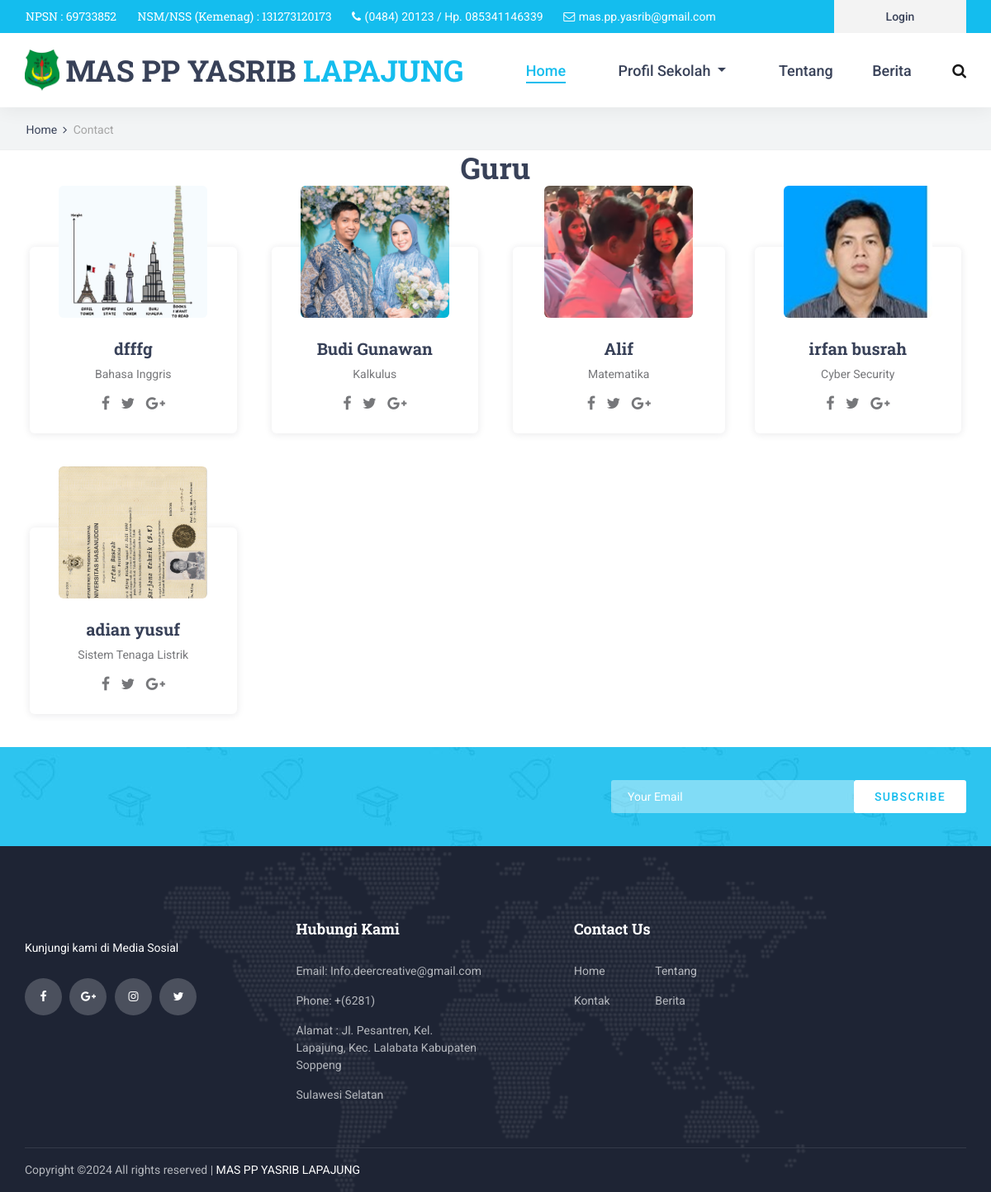
Page /index.php/home/guru on the committed database.
### tables this page shows
CREATE TABLE `tb_guru` (
  `id_guru` int(11) NOT NULL,
  `nip` int(20) DEFAULT NULL,
  `nama_guru` varchar(25) DEFAULT NULL,
  `tempat_lahir` varchar(25) DEFAULT NULL,
  `tgl_lahir` date DEFAULT NULL,
  `id_mapel` int(2) DEFAULT NULL,
  `pendidikan` varchar(255) DEFAULT NULL,
  `foto` varchar(255) DEFAULT NULL
);

CREATE TABLE `tb_mapel` (
  `id_mapel` int(11) NOT NULL,
  `nama_mapel` varchar(255) DEFAULT NULL
);

### application/views/layout/v_content.php (called while the page is built)
<?php
if ($isi) {
    $this->load->view($isi);
}

### application/views/layout/v_wrapper.php (called while the page is built)
<?php
require_once('v_head.php');
require_once('v_header.php');
require_once('v_nav.php');
require_once('v_content.php');
require_once('v_footer.php');

### application/controllers/Home.php (called while the page is built, shortened)
<?php
class Home extends CI_Controller {
	public function __construct()
    {
        $this->load->model('M_guru');
        $this->load->model('M_mapel');
		$this->load->model('M_home');
    }
	public function guru(){
		$data = array(
			'title' => 'Guru',
			'guru' => $this->M_home->guru(),
			'isi' => 'v_guru'
		);
		$this->load->view('layout/v_wrapper', $data, FALSE);
	}
}

### index.php (called while the page is built, shortened)
<?php
require_once BASEPATH.'core/CodeIgniter.php';

### application/models/m_home.php (called while the page is built, shortened)
<?php
class M_home extends CI_Model{
    public function guru(){
        $this->db->select('*');
        $this->db->from('tb_guru');
        $this->db->join('tb_mapel', 'tb_mapel.id_mapel = tb_guru.id_mapel', 'left');
        $this->db->order_by('id_guru', 'desc');
        return $this->db->get()->result();
    }
}

### application/views/v_guru.php (the view, shortened to what this page needs)
<div class="home">
		<div class="breadcrumbs_container">
			<div class="container">
				<div class="row">
					<div class="col">
						<div class="breadcrumbs">
							<ul>
								<li><a href="index.html">Home</a></li>
								<li>Contact</li>
							</ul>
						</div>
					</div>
				</div>
			</div>
		</div>
	</div>
			<div class="container">
				<div class="row">
                     <div class="col-lg-12 text-center">
                        <h2>Guru</h2>
                     </div>
             <?php foreach ($guru as $key => $value) {?>
				<div class="col-lg-3 col-md-6 team_col">
					<div class="team_item">
						<div class="team_image"><img src="<?= base_url('foto/'.$value->foto); ?>" alt=""></div>
						<div class="team_body">
							<div class="team_title"><a href="#"><?= $value->nama_guru; ?></a></div>
							<div class="team_subtitle"><?= $value->nama_mapel; ?></div>
							<div class="social_list">
								<ul>
									<li><a href="#"><i class="fa fa-facebook" aria-hidden="true"></i></a></li>
									<li><a href="#"><i class="fa fa-twitter" aria-hidden="true"></i></a></li>
									<li><a href="#"><i class="fa fa-google-plus" aria-hidden="true"></i></a></li>
								</ul>
							</div>
						</div>
					</div>
				</div>
					<?php } ?>
				</div>
			</div>
	<div class="newsletter">
		<div class="newsletter_background" style="background-image:url(<?= base_url() ?>template/front-end/images/newsletter_background.jpg)"></div>
		<div class="container">
			<div class="row">
				<div class="col">
					<div class="newsletter_container d-flex flex-lg-row flex-column align-items-center justify-content-start">
						<div class="newsletter_form_container ml-lg-auto">
							<form action="#" id="newsletter_form" class="newsletter_form d-flex flex-row align-items-center justify-content-center">
								<input type="email" class="newsletter_input" placeholder="Your Email" required="required">
								<button type="submit" class="newsletter_button">subscribe</button>
							</form>
						</div>
					</div>
				</div>
			</div>
		</div>
	</div>

### template/front-end/styles/courses.css (style rules this page uses)
* { margin: 0; padding: 0; -webkit-font-smoothing: antialiased; -webkit-text-shadow: rgba(0,0,0,.01) 0 0 1px; text-shadow: rgba(0,0,0,.01) 0 0 1px; }
body { font-family: 'Roboto', sans-serif; font-size: 14px; font-weight: 400; background: #FFFFFF; color: #a5a5a5; }
div { display: block; position: relative; -webkit-box-sizing: border-box; -moz-box-sizing: border-box; box-sizing: border-box; }
ul { list-style: none; margin-bottom: 0px; }
a, a:hover, a:visited, a:active, a:link { text-decoration: none; -webkit-font-smoothing: antialiased; -webkit-text-shadow: rgba(0,0,0,.01) 0 0 1px; text-shadow: rgba(0,0,0,.01) 0 0 1px; }
h2 { font-size: 36px; }
h1, h2, h3, h4, h5, h6 { font-family: 'Roboto Slab', serif; font-weight: 700; -webkit-font-smoothing: antialiased; -webkit-text-shadow: rgba(0,0,0,.01) 0 0 1px; text-shadow: rgba(0,0,0,.01) 0 0 1px; color: #384158; margin-bottom: 0; }
.home { width: 100%; height: 182px; background: #f2f4f5; border-bottom: solid 1px #edeff0; }
.breadcrumbs_container { position: absolute; left: 0; bottom: 0; width: 100%; padding-bottom: 13px; padding-left: 3px; }
.breadcrumbs ul li { display: inline-block; position: relative; }
.breadcrumbs ul li:not(:last-child)::after { display: inline-block; font-family: 'FontAwesome'; content: '\f105'; margin-left: 7px; margin-right: 4px; color: #384158; }
.breadcrumbs ul li a { font-size: 14px; font-weight: 400; color: #384158; -webkit-transition: all 200ms ease; -moz-transition: all 200ms ease; -ms-transition: all 200ms ease; -o-transition: all 200ms ease; transition: all 200ms ease; }
.newsletter { width: 100%; }
.newsletter_background { position: absolute; top: 0; left: 0; width: 100%; height: 100%; }
.newsletter_container { width: 100%; height: 120px; }
.newsletter_form_container { width: 450px; padding-left: 20px; }
.newsletter_form { display: block; position: relative; width: 100%; }
.newsletter_input { width: calc(100% - 136px); height: 40px; background: rgba(255,255,255,0.4); border: none; outline: none; padding-left: 20px; color: #FFFFFF; border-top-left-radius: 3px; border-bottom-left-radius: 3px; }
.newsletter_button { width: 136px; height: 40px; background: #FFFFFF; border-radius: 3px; border: none; outline: none; cursor: pointer; font-size: 14px; text-transform: uppercase; color: #14bdee; font-weight: 500; letter-spacing: 0.1em; }

### rows in the picture
tb_guru: foto (picture), nama_guru "dfffg", id_mapel.nama_mapel "Bahasa Inggris"
tb_guru: foto (picture), nama_guru "Budi Gunawan", id_mapel.nama_mapel "Kalkulus"
tb_guru: foto (picture), nama_guru "Alif", id_mapel.nama_mapel "Matematika"
tb_guru: foto (picture), nama_guru "irfan busrah", id_mapel.nama_mapel "Cyber Security"
tb_guru: foto (picture), nama_guru "adian yusuf", id_mapel.nama_mapel "Sistem Tenaga Listrik"
